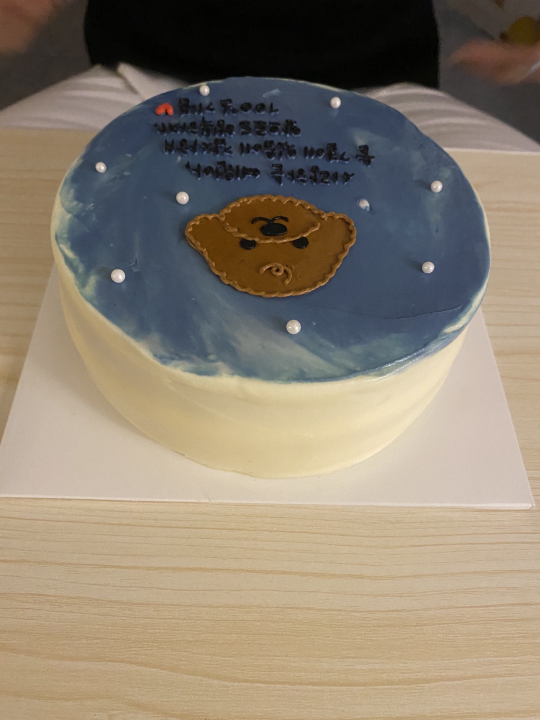
#> input picture data/prac/KakaoTalk_20220526_233314266.jpg, 1080 x 1440 px, given in place of cannytest.png, which was not available (shown at 1/2 size)
$ python descriptor.py   (older library calls are emulated)
#> lines starting #> are read from the running program, lines starting #| are printed output that depends on the picture; pictures that were not available may be replaced by others from this repository, and a replacement may not be noted
### basic/filters.py
import cv2
import numpy as np

# [55 lines left out: functions sobel, sobelFloat, sobel_axis, sobelHeightAxis, sobelWidthAxis, not called in this run]

def gaussian(img,
             sigmaX,
             sigmaY):

    xKsize = round(6*sigmaX)
    if xKsize%2 == 0 : xKsize += 1
    yKsize = round(6*sigmaY)
    if yKsize%2 == 0 : yKsize += 1

    imgBlurred = cv2.GaussianBlur(img,
                                  ksize=(yKsize, xKsize),
                                  sigmaX=sigmaX,
                                  sigmaY=sigmaY)
    return imgBlurred

# [14 lines left out: function gaussianFilter, not called in this run]

### SIFT/parts/featureExtractor.py
"""
SIFT IMPLEMENTATION PRACTICE
3. Detection of Scale-Space Extrema, Lowe(2004)
- SCALE SPACE, Kang min Park, 2022.08.09.
"""
import cv2
import math
import copy
import numpy as np
from numba import jit, njit, uint8, int16, int64, float64
from basic.filters import *
from basic.geometry import *
from time import process_time
import matplotlib as mpl
from matplotlib import pyplot as plt
from matplotlib.patches import Rectangle

class extract_feature :

    @staticmethod
    def scaleSpace(img,
                   s,
                   octaveNum,
                   sigma=1.6):
       """
       STEP1) build scale space
       the number of images in the stack of blurred images for each octave : s+3
       :param img: image type = gray scale
       :param s: a parameter for constant factor k = 2^(1/s)
                 s는 이전 옥타브 내 s번째 이미지를 다음 옥타브의 첫 번째 이미지로 삼겠다는 의미가 된다.
       :param octaveNum: the number of octaves
       :param sigma : gaussian blurr parameter
       :return:
       """
       # set parameters of scale space
       k = 2**(1/s) # gFactor = k, sigma factor
       octaveLayer = img
       scaleSpace = {}
       sigmas = {}

       # create scale space
       for oIdx in range(octaveNum):
           initSigma = sigma
           sigmaList = []
           # create each octave
           for iIdx in range(s+3):

               if iIdx==0 and oIdx!=0:
                   octave = octaveLayer[:,:,np.newaxis]
                   continue

               # set sigma factor
               initSigma = initSigma * (k ** iIdx)
               if iIdx==0 and oIdx==0 : sigmaDiff = np.sqrt(initSigma**2 - 0.5**2)
               else : sigmaDiff = np.sqrt(initSigma**2 - prevSigma**2)

               sigmaList.append(initSigma)

               # make a layer
               octaveLayer = gaussian(octaveLayer,
                                      sigmaX=sigmaDiff,
                                      sigmaY=sigmaDiff)[:,:,np.newaxis]
               # make octave
               if iIdx==0 : octave = octaveLayer
               else : octave = np.concatenate([octave, octaveLayer], axis=-1)

               prevSigma = initSigma

           scaleSpace[oIdx] = octave
           sigmas[oIdx] = sigmaList
           prevSigma = sigma
           octaveLayer = cv2.resize(src=octave[:,:,s],
                                    dsize=None,
                                    fy=0.5,
                                    fx=0.5,
                                    interpolation=cv2.INTER_AREA)
       return scaleSpace, sigmas

    @staticmethod
    def dog(scaleSpace):
        """
        STEP2) calculate difference of gaussian for scale space
        order) feature class scale space -> dog
        create difference of gaussian (DoG) space from scale space of feature.scalespace function.
        :param scaleSpace:
        :return: dog space, dtype = dictionary
        """
        # setting
        dogSpace = {}
        octaves = scaleSpace.keys()

        for idx in octaves :
            octave = scaleSpace[idx]
            floor = octave.shape[2]
            for sub_idx in range(0, floor-1):
                l1 = octave[:,:,sub_idx]
                l2 = octave[:,:,sub_idx+1]
                diff = l1-l2
                diff = diff[:,:,np.newaxis]
                if sub_idx == 0 : dogOctave = diff
                else : dogOctave = np.concatenate([dogOctave, diff], axis=-1)

            dogSpace[idx] = dogOctave.astype(np.float64)

        return dogSpace

    @staticmethod
    def extractExtremum(dogSpace):
        """
        STEP3) extract extremum from dog
        order) scale space -> dog -> extremum
        select the candidate points from scale space from feature.scaleSpace function.
        :param scaleSpace:
        :param sigmas:
        :return:
        """
        dogIdx = dogSpace.keys()
        extremum = {}

        # STEP 1) extract sample points(of extremum)
        """
        dog : scale space에 대하여 difference를 수행한 scale space
        extremum : dog scale space 상에서, 극점을 갖는 위치를 갖는 변수
        """
        for idx in dogIdx:
            octave = dogSpace[idx]
            extreBox = extract_feature.__extremumSub(octave)
            extIdx = np.where(extreBox == 1) # 극점이 존재하지 않는 옥타브가 존재할 수도 있다. (대비 필요)
            extremum[idx] = extIdx

        return extremum

    @staticmethod
    @jit(float64[:, :, :](float64[:, :, :]))
    def __extremumSub(octave):
        """
        SUB function of def. extractExtremum for locate extremum in DOG space
        :param octave:
        :return:
        """
        boolBox = np.ones_like(octave)
        extrBox = np.zeros_like(octave).astype(float64)
        for x in range(1, boolBox.shape[1] - 1):
            for y in range(1, boolBox.shape[0] - 1):
                for z in range(1, boolBox.shape[2] - 1):
                    if boolBox[y, x, z] == 0: continue
                    dVal = octave[y, x, z]
                    sample = octave[y - 1:y + 2, x - 1:x + 2, z - 1:z + 2]
                    results = np.sum((dVal > sample).flatten()) - 1
                    if results == 0 or results == 26:
                        boolBox[y - 1:y + 2, x - 1:x + 2, z - 1:z + 2] = 0
                        extrBox[y, x, z] = 1
        return extrBox

    # [177 lines left out: functions localization, edgeRemover, __harrisCorner, not called in this run]

# [32 lines that do not run on import are left out]
    # visualize feature points
    # fig, ax = plt.subplots()
    # ax.imshow(img, cmap='gray')
    # for idx in features.keys():
    #     # if idx!=0 : continue
    #     x_list = []
    #     y_list = []
    #
    #     # deg rotation -> 그냥 로테이션 원상복귀만 시키는 파트 (scale과는 아무 관련 없음)
    #     # X, Y, Z 순서 주의할 것 -> 영상은 기본적으로 (Height, Width, Channel) = (Y, X, Z) 순서임
    #     shift = tran(-img.shape[1]/2, -img.shape[0]/2) # Homogeneous matrix는 x, y 순서로 받아야 한다.
    #     shift_rev = tran(img.shape[1]/2, img.shape[0]/2)
    #     rot_matrix = rot(deg)
    #     h_matrix = np.linalg.multi_dot([shift_rev, rot_matrix, shift])
    #
    #     coord_homo = np.stack([features[idx][1],
    #                            features[idx][0],
    #                            np.ones_like(features[idx][0])], axis=0).astype(np.int64)
    #     source_coord = np.dot(lin.inv(h_matrix), coord_homo) # 결과로 받은 source_coord는 [x, y] 순서임
    #     # 사격형 그리기 -> scale 관련
    #     for x, y, z in zip(source_coord[0,:], source_coord[1,:], features[idx][2]):
    #
    #         # scale(시그마 말고)에 따른, 사각형의 중심 위치
    #         x = x*(2**idx) + (2**idx-1)/2 # center X of Scale
    #         y = y*(2**idx) + (2**idx-1)/2 # center Y of Scale
    #         x_list.append(x)
    #         y_list.append(y)
    #
    #         # # 범위에 따른 사각형
    #         # rec = Rectangle((x-math.floor(6*sigmas[idx][z]/2), y-math.floor(6*sigmas[idx][z]/2)),
    #         #                 math.floor(6*sigmas[idx][z]), math.floor(6*sigmas[idx][z]),
    #         #                 linewidth=1,
    #         #                 edgecolor='r',
    #         #                 facecolor='none')
    #         # ax.add_patch(rec)
    #     ax.scatter(x_list, y_list)
    #
    # plt.show()

### SIFT/parts/descriptor.py
import cv2
import math
import numpy as np
from numba import jit, int64, float32, float64
from basic.filters import *
from time import process_time
from featureExtractor import *

class orientation :

    # [304 lines left out: functions assign, __orientationHist, __quantize36, featureVector, __orientationHist2, __quantize8, not called in this run]

if __name__ == "__main__" :

    t1 = process_time()
    """STEP 1 : Loading an image"""
    imgDir = "D:\\cv\\data\\prac\\cannytest.png"
    img = cv2.imread(imgDir, cv2.IMREAD_GRAYSCALE) # shape order Y(height), X(width)
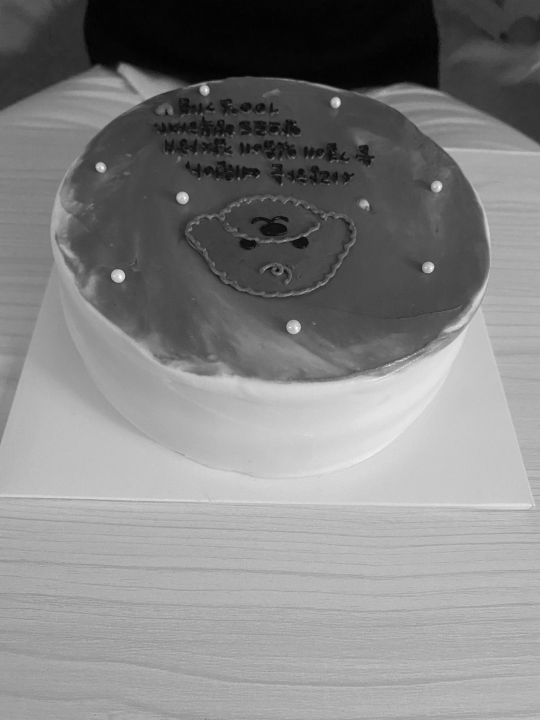
#> img: shape (1440, 1080) (shown at 1/2 size); min 0, max 255, mean 130.6
    img = cv2.resize(img, (250, 400)) # cv2.resize input shape order X(width), Y(height)
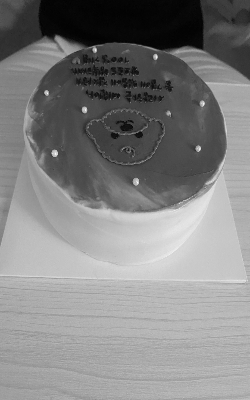
#> img: shape (400, 250); min 1, max 253, mean 130.5

    # STEP 1-2 : normalize image into 0 ~ 1
    img = img / 255.

    """STEP 2 : Extracting key point from the image"""
    # STEP 2-1 : build scale space from the image
    scaleSpace, sigmas = extract_feature.scaleSpace(img=img,
                                                    s=3,
                                                    octaveNum=5)
#> the loop in scaleSpace, `for oIdx in range(octaveNum):` made 5 passes
#> pass 1, in gaussian (call 3), `imgBlurred = cv2.GaussianBlur(img, ksize=(yKsize, xKsize), sigmaX=sigm..`:
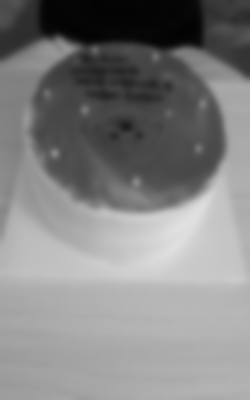
#> imgBlurred: shape (400, 250) float64; min 0.0136, max 0.882, mean 0.512
#> after the loop in scaleSpace, `for oIdx in range(octaveNum):`: scaleSpace = 5 items
#> scaleSpace = 5 items; sigmas = {0: [1.6, 2.02, 3.2, 6.4, 16.13, 51.2], 1: [2.02, 3.2, 6.4, 16.13, 51.2], 2: [2.02, 3.2, 6.4, 16.13, 51.2], 3: [2.02, 3.2, 6.4, 16.13, 51.2], 4: [2.02, 3.2, 6.4, 16.13, 51.2]}
    # STEP 2-2 : create Difference of Gaussian (DOG) space from the scale space
    DoG = extract_feature.dog(scaleSpace=scaleSpace)
#> the loop in dog, `for idx in octaves :` made 5 passes
#> after the loop in dog, `for idx in octaves :`: dogSpace = 5 items
#> DoG = 5 items
#> the loop in extractExtremum, `for idx in dogIdx:` made 1 pass
#> after the loop in extractExtremum, `for idx in dogIdx:`: extremum = 0 items

    # STEP 2-3 : get naive extremums from the DoG space
#> (the run stopped early here; a loop or call above may not have finished)

$ run again, on data/prac/KakaoTalk_20220526_233315881.jpg
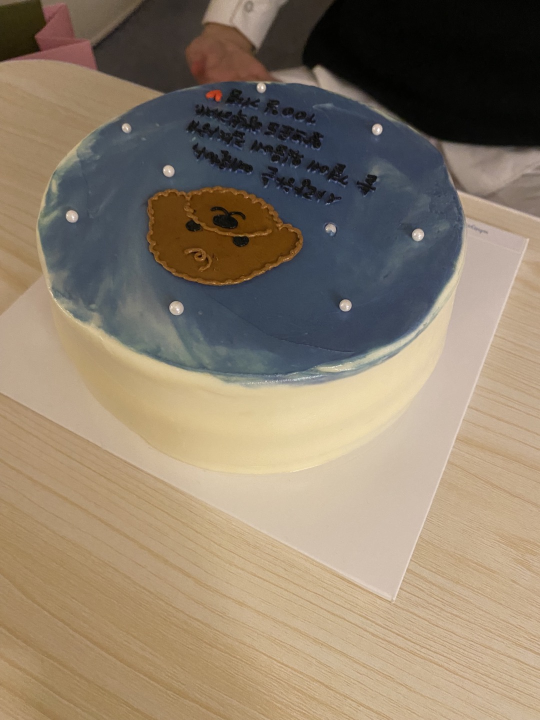
#> input picture data/prac/KakaoTalk_20220526_233315881.jpg, 1080 x 1440 px, given in place of cannytest.png, which was not available (shown at 1/2 size)
#> `img = cv2.resize(img, (250, 400))`:
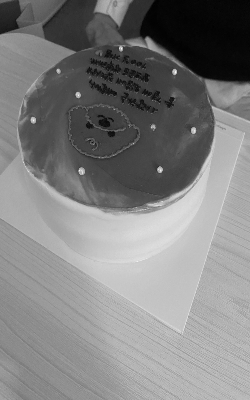
#> img: shape (400, 250); min 1, max 248, mean 128
#> the loop in scaleSpace, `for oIdx in range(octaveNum):` made 5 passes
#> pass 1, in gaussian (call 3), `imgBlurred = cv2.GaussianBlur(img, ksize=(yKsize, xKsize), sigmaX=sigm..`:
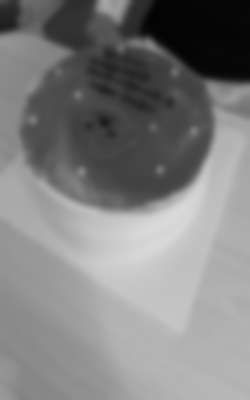
#> imgBlurred: shape (400, 250) float64; min 0.0137, max 0.855, mean 0.502
#> after the loop in scaleSpace, `for oIdx in range(octaveNum):`: scaleSpace = 5 items
#> `scaleSpace, sigmas = extract_feature.scaleSpace(img=img, s=3, octaveNu..`: sigmas = {0: [1.6, 2.02, 3.2, 6.4, 16.13, 51.2], 1: [2.02, 3.2, 6.4, 16.13, 51.2], 2: [2.02, 3.2, 6.4, 16.13, 51.2], 3: [2.02, 3.2, 6.4, 16.13, 51.2], 4: [2.02, 3.2, 6.4, 16.13, 51.2]}
#> the loop in dog, `for idx in octaves :` made 5 passes
#> after the loop in dog, `for idx in octaves :`: dogSpace = 5 items
#> the loop in extractExtremum, `for idx in dogIdx:` made 1 pass
#> after the loop in extractExtremum, `for idx in dogIdx:`: extremum = 0 items

$ run again, on data/prac/KakaoTalk_20220526_233317704.jpg
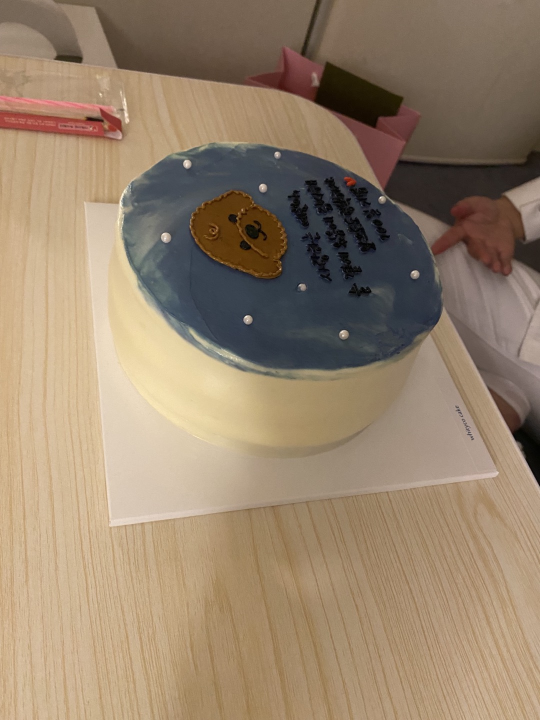
#> input picture data/prac/KakaoTalk_20220526_233317704.jpg, 1080 x 1440 px, given in place of cannytest.png, which was not available (shown at 1/2 size)
#> `img = cv2.resize(img, (250, 400))`:
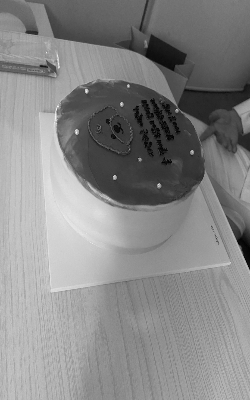
#> img: shape (400, 250); min 0, max 254, mean 134.3
#> the loop in scaleSpace, `for oIdx in range(octaveNum):` made 5 passes
#> pass 1, in gaussian (call 3), `imgBlurred = cv2.GaussianBlur(img, ksize=(yKsize, xKsize), sigmaX=sigm..`:
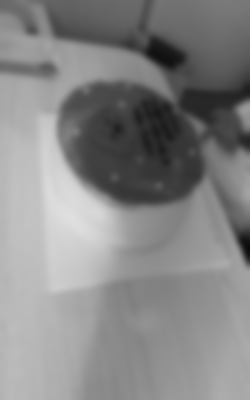
#> imgBlurred: shape (400, 250) float64; min 0.0397, max 0.877, mean 0.527
#> after the loop in scaleSpace, `for oIdx in range(octaveNum):`: scaleSpace = 5 items
#> `scaleSpace, sigmas = extract_feature.scaleSpace(img=img, s=3, octaveNu..`: sigmas = {0: [1.6, 2.02, 3.2, 6.4, 16.13, 51.2], 1: [2.02, 3.2, 6.4, 16.13, 51.2], 2: [2.02, 3.2, 6.4, 16.13, 51.2], 3: [2.02, 3.2, 6.4, 16.13, 51.2], 4: [2.02, 3.2, 6.4, 16.13, 51.2]}
#> the loop in dog, `for idx in octaves :` made 5 passes
#> after the loop in dog, `for idx in octaves :`: dogSpace = 5 items
#> the loop in extractExtremum, `for idx in dogIdx:` made 1 pass
#> after the loop in extractExtremum, `for idx in dogIdx:`: extremum = 0 items
